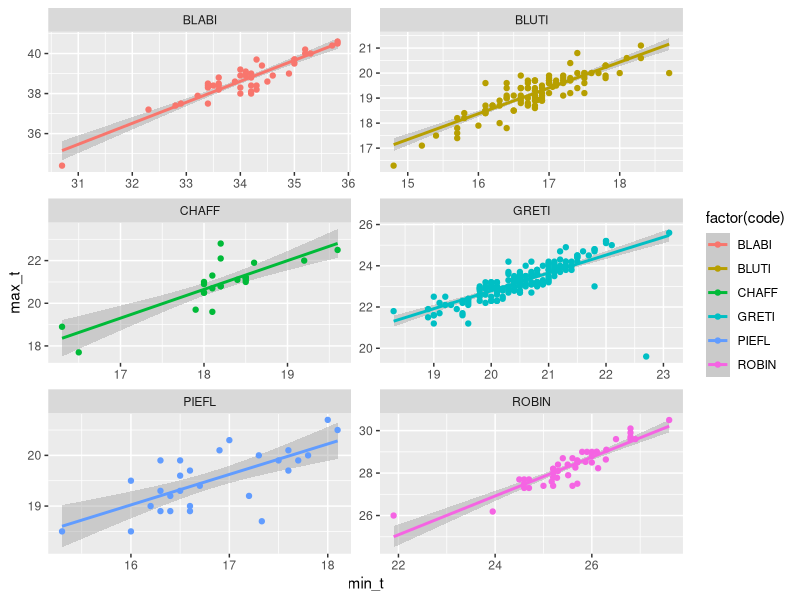

R code for this plot:
setwd(dirname(rstudioapi::getActiveDocumentContext()$path))

library(dplyr)
library(tidyr)
library(ggplot2)

pdat <- read.csv("all_data.csv")

#### Counts, tarsus data (mean & SD) and regression coefficients for each species
dat.1 <- pdat %>% 
  group_by(code) %>%
  summarise(count = length(code),
            mean_min = mean(min_t), sd_min = sd(min_t),
            mean_max = mean(max_t), sd_max = sd(max_t),
            r = cor(min_t, max_t))

pdat %>% filter(code == "GRETI") %>% slice(which.max(max_t)) # Removing GRETI outlier identified a-priori
pdat <- pdat[!(pdat$code == "GRETI" & pdat$ring_no == "Y638208"),]

pdat %>% filter(code %in% c("BLABI", "BLUTI", "CHAFF", "GRETI", "PIEFL", "ROBIN")) %>% # Plot focal species
  ggplot(., aes(min_t, max_t, colour=factor(code))) + 
  stat_smooth(method=lm, fullrange=FALSE) + 
  geom_point() +
  facet_wrap( ~ code,  ncol=2, scales = "free") 

#### As above, but also split by sex
dat.2 <- pdat %>% 
  group_by(code, sex) %>%
  summarise(count = length(code),
            mean_min = mean(min_t), sd_min = sd(min_t),
            mean_max = mean(max_t), sd_max = sd(max_t),
            r = cor(min_t, max_t))

#### As in the first instance, but also split by age
dat.3 <- pdat %>% 
  group_by(code, age) %>%
  summarise(count = length(code),
            mean_min = mean(min_t), sd_min = sd(min_t),
            mean_max = mean(max_t), sd_max = sd(max_t),
            r = cor(min_t, max_t))

#### Count per species, per ringer
dat.r <- pdat %>% 
  group_by(code, ringer) %>%
  summarise(count = length(code)) %>%
  spread(ringer,count) %>%
  replace(., is.na(.), 0)
